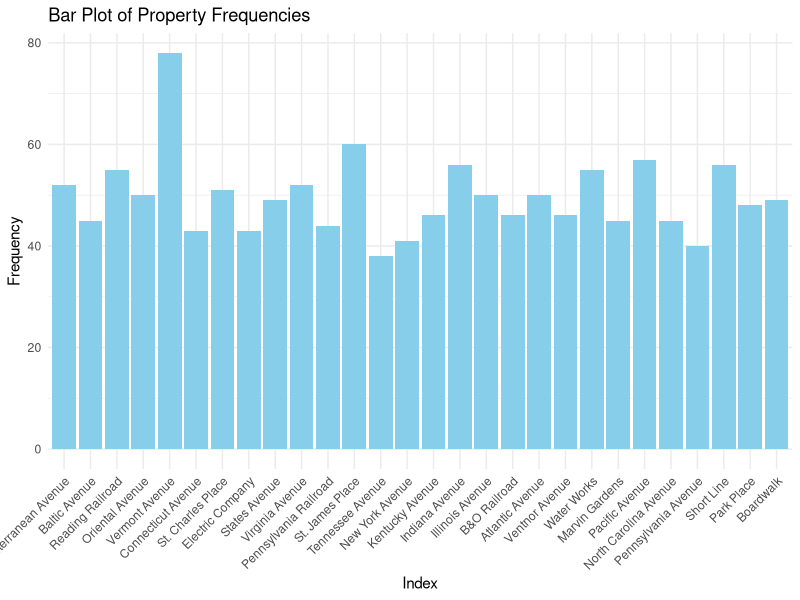

This figure's R source:
## ---- chunk 1
knitr::opts_chunk$set(echo = TRUE)
## ---- chunk 2

## ---- chunk 3

dice_1 <- function() {
  sample(1:6, 1)
}

dice_2 <- function() {
  sample(1:6, 1)
}

property_sum_10games <- c(0, 0, 0, 0, 0, 0, 0, 0, 0, 0, 0, 0, 0, 0, 0, 0, 0, 0, 0, 0, 0, 0, 0, 0, 0, 0, 0, 0)

for (game in 1:10) {
  game_board <- c(0, 0, 0, 0, 0, 0, 0, 0, 0, 0, 0, 0, 0, 0, 0, 0, 0, 0, 0, 0, 0, 0, 0, 0, 0, 0, 0, 0, 0, 0, 0, 0, 0, 0, 0, 0, 0, 0, 0, 0)

  players <- list(
    player1 <- 0,
    player2 <- 0,
    player3 <- 0,
    player4 <- 0
  )

  for (i in 1:50) {
    for (j in 1:4) {
      dice_total <- dice_1() + dice_2()
      players[[j]] <- (players[[j]] + dice_total) %% 41
      game_board[players[[j]]] <- game_board[players[[j]]] + 1
    }
  }

  properties <- game_board[c(2, 4, 6, 7, 9, 10, 12, 13, 14, 15, 16, 17, 19, 20, 22, 24, 25, 26, 27, 28, 29, 30, 32, 33, 35, 36, 38, 40)]
  
  property_sum_10games <- property_sum_10games + properties
}  

names(property_sum_10games) <- c("Mediterranean Avenue", "Baltic Avenue", "Reading Railroad", "Oriental Avenue", "Vermont Avenue", "Connecticut Avenue", "St. Charles Place", "Electric Company", "States Avenue", "Virginia Avenue", "Pennsylvania Railroad", "St. James Place", "Tennessee Avenue", "New York Avenue", "Kentucky Avenue", "Indiana Avenue", "Illinois Avenue", "B&O Railroad", "Atlantic Avenue", "Ventnor Avenue", "Water Works", "Marvin Gardens", "Pacific Avenue", "North Carolina Avenue", "Pennsylvania Avenue", "Short Line", "Park Place", "Boardwalk")

library(ggplot2)

prop_freq1 <- data.frame(
  property = factor(names(property_sum_10games), levels = names(property_sum_10games)),
  frequency = property_sum_10games
)

ggplot(prop_freq1, aes(x = property, y = frequency)) +
  geom_bar(stat = "identity", fill = "skyblue") +
  labs(x = "Index", y = "Frequency", title = "Bar Plot of Property Frequencies") +
  theme_minimal() +
  theme(axis.text.x = element_text(angle = 45, hjust = 1))
## ---- chunk 4
roll_die <- function(){
  double_count <- 0
  
  repeat {
    dice_1 <- sample(1:6, 1)
    dice_2 <- sample(1:6, 1)
    
    if(dice_1 == dice_2){
      double_count <- double_count + 1
      
      if(double_count == 3){
        #go to jail
      }
    } else {
      # next turn
    }
  }
}
## ---- chunk 5
